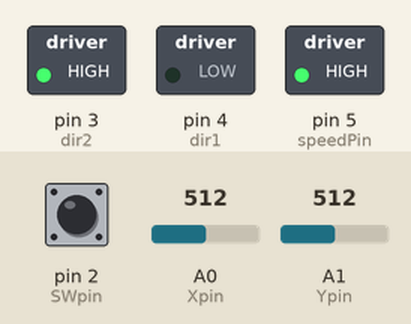
The sketch below on a simulated Arduino Uno, built with avr-gcc and run on an emulated ATmega328P. Shown: switched loads named in the sketch (green lamp = pin HIGH). The inputs (shaded band) are chosen by the test bench; at power-on: pin 2 (SWpin) HIGH, A0 (Xpin) = 512, A1 (Ypin) = 512. What the sketch prints to the serial monitor is not drawn.

Above: at 0.05 s.
At 5.1 s:
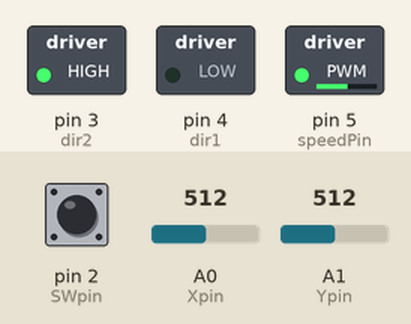
Timing chart, 0 to 5.9 s (numbered marks = the images above):
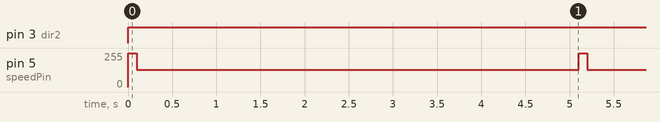

Measured:
- by itself, pin 3 (dir2): LOW → HIGH at 0.00 s
- by itself, pin 5 (speedPin): alternates 255/255 for 0.10 s and 130/255 for 5.0 s

The sketch:

sketch_tilt_Dc_motor_.ino
```cpp
int speedPin=5;
int dir1=4;
int dir2=3;
int mSpeed=130;
int dt=100;
int Stspeed=255;
int Xpin=A0;
int Xval;
int Ypin=A1;
int Yval;
int SWpin=2;
int SWval;
int off=0;
void setup() {
  // put your setup code here, to run once:
pinMode(speedPin,OUTPUT);
pinMode(dir1,OUTPUT);
pinMode(dir2,OUTPUT);
pinMode(Xpin,INPUT);
pinMode(Ypin,INPUT);
pinMode(SWpin,INPUT);
Serial.begin(9600);
}

void loop() {
  // put your main code here, to run repeatedly:
SWval=digitalRead(SWpin);
Xval=analogRead(Xpin);
Yval=analogRead(Ypin);
Serial.print(SWval);
Serial.print( Yval);
Serial.println(  Xval);

  digitalWrite(dir1,LOW);
digitalWrite(dir2,HIGH);
analogWrite(speedPin,255);
delay(dt);
analogWrite(speedPin,mSpeed);
delay(5000);

}
```
